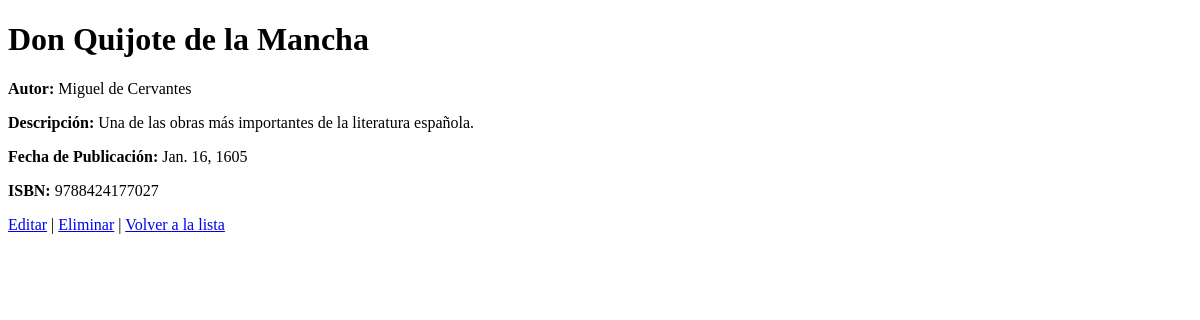
Page /libros/1/ on the earlier database version.
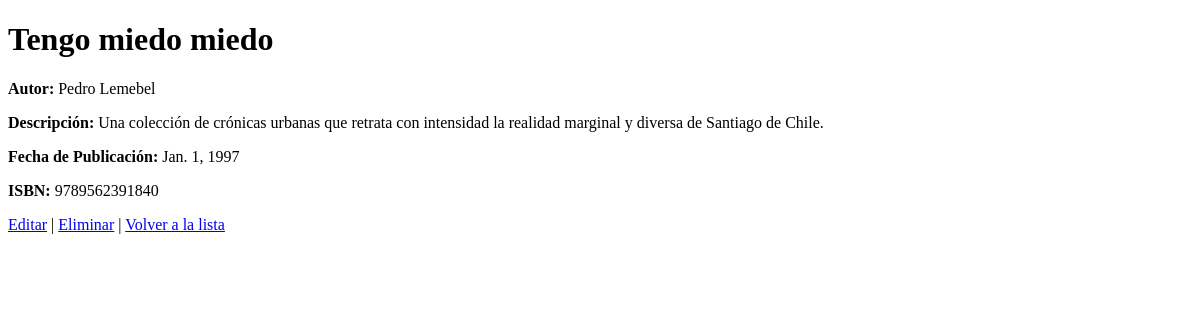
Same page on the later database version.
### sistema_libros/models.py (models this page shows, shortened)
class Libro(models.Model):
    titulo = models.CharField(max_length=200)
    autor = models.CharField(max_length=100)
    descripcion = models.TextField()
    fecha_publicacion = models.DateField()
    isbn = models.CharField(max_length=13, unique=True)

### sistema_libros/views.py (the view)
# urls.py: path('<int:libro_id>/', views.detalle_libro, name='detalle_libro'),
def detalle_libro(request, libro_id):
    libro = get_object_or_404(Libro, pk=libro_id)
    return render(request, 'libros/detalle_libro.html', {'libro': libro})

### templates/libros/detalle_libro.html (shortened to what this page needs)
<!DOCTYPE html>
<html>
<head>
</head>
<body>
    <h1>{{ libro.titulo }}</h1>
    <p><strong>Autor:</strong> {{ libro.autor }}</p>
    <p><strong>Descripción:</strong> {{ libro.descripcion }}</p>
    <p><strong>Fecha de Publicación:</strong> {{ libro.fecha_publicacion }}</p>
    <p><strong>ISBN:</strong> {{ libro.isbn }}</p>
    <div>
        <a href="{% url 'editar_libro' libro.id %}">Editar</a> |
        <a href="{% url 'eliminar_libro' libro.id %}">Eliminar</a> |
        <a href="{% url 'lista_libros' %}">Volver a la lista</a>
    </div>
</body>
</html>

Differences in the rows shown:
changed Libro: titulo "Don Quijote de la Mancha" → "Tengo miedo miedo"; autor "Miguel de Cervantes" → "Pedro Lemebel"; descripcion "Una de las obras más importantes de la literatura española." → "Una colección de crónicas urbanas que retrata con intensidad la realidad marginal y diversa de Santiago de Chile."; fecha_publicacion "Jan. 16, 1605" → "Jan. 1, 1997"; isbn "9788424177027" → "9789562391840"
